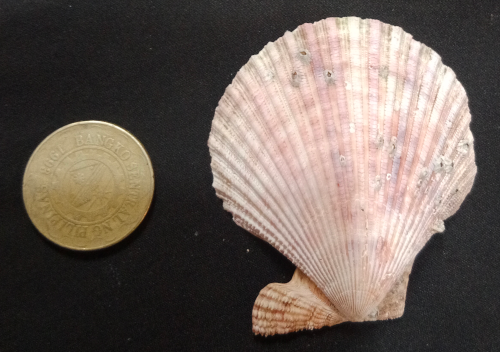
#> input picture Shell area/images/Shell001.png, 500 x 352 px
$ python Manejo_lab04.py
#> lines starting #> are read from the running program, lines starting #| are printed output that depends on the picture; after the words box and inside, x2 and y2 are one past the last pixel; in counts of white or black regions, pixels touching at a corner belong together
import cv2
import numpy as np
import matplotlib.pyplot as plt

# Preprocess the image
def process_image(img):

    gray_image = cv2.cvtColor(img, cv2.COLOR_BGR2GRAY)
    gray_image = cv2.equalizeHist(gray_image)

    # Apply CLAHE (Contrast Limited Adaptive Histogram Equalization)
    clahe = cv2.createCLAHE(clipLimit=2.0, tileGridSize=(3,3))
    gray_image = clahe.apply(gray_image)

    # Apply Gaussian blur
    blurred_image = cv2.GaussianBlur(gray_image, (13, 13), 13)

    # Apply binary thresholding
    _, binary_image = cv2.threshold(blurred_image, 0, 255, cv2.THRESH_BINARY + cv2.THRESH_OTSU)

    edged_image = cv2.Canny(binary_image, 50, 200)
    edged_image = cv2.morphologyEx(edged_image, cv2.MORPH_CLOSE, (3,3))

    return edged_image

# Conversion function from mm² to inch²
def mm_to_inches(area_mm2):
    return area_mm2 / (25.4 ** 2)

# Function for showing the detected edges in the image
def show_images(images, titles):
    n = len(images)
    fig, axes = plt.subplots(1, n, figsize=(15, 5))

    for i in range(n):
        axes[i].imshow(images[i], cmap='gray')
        axes[i].set_title(titles[i])
        axes[i].axis('off')

    # Show the plot
    plt.tight_layout()
    plt.show()

def compute_area(images, coin_diameter):

    # for visualization purposes
    processed_images = []
    titles = []

    # Iterate through the shells
    for idx, shell_img in enumerate(images):

        # Keep a copy of the original image for visualization
        original_image = shell_img.copy()

        processed_image = process_image(shell_img)

        # Get contours
        contours_list, _ = cv2.findContours(processed_image, cv2.RETR_EXTERNAL, cv2.CHAIN_APPROX_SIMPLE)

        # Sort contours by area, largest first
        contours_list = sorted(contours_list, key=cv2.contourArea, reverse=True)

        # draw contours
        cv2.drawContours(original_image, contours_list, 0, (255, 0, 255), 3)
        cv2.drawContours(original_image, contours_list, 1, (0, 255, 0), 3)

        # find contour and area
        coin_contour = contours_list[1]
        shell_contour = contours_list[0]

        # Find the diameter of the coin in pixels
        _, radius = cv2.minEnclosingCircle(coin_contour)
        coin_diameter_pixels = 2 * radius

        # Compute the area ratio based on the coin diameter
        # The scale factor
        area_ratio = (coin_diameter / coin_diameter_pixels) ** 2

        # Get area of shell in pixels
        shell_area = cv2.contourArea(shell_contour)

        # PRINTING OUPUT
        print(f"\nShell {idx + 1}")
        print("Number of Contours found = " + str(len(contours_list)))

        # Calculate the real area of the shell in mm²
        real_area_mm2 = shell_area * area_ratio
        real_area_mm2 = round(real_area_mm2, 2)
        print(f"Shell area in mm²: {real_area_mm2} mm²")

        # Convert real area from mm² to inches²
        real_area_in2 = mm_to_inches(real_area_mm2)
        real_area_in2 = round(real_area_in2, 2)
        print(f"Shell area in inches²: {real_area_in2} in²")

        processed_images.append(original_image)
        titles.append(f"Shell {idx + 1}")

    show_images(processed_images, titles)

shell1 = cv2.imread('images/Shell001.png')
#> shell1 is the input picture: shape (352, 500, 3); mean B, G, R 88.3, 95.9, 107.7
shell2 = cv2.imread('images/Shell002.png')
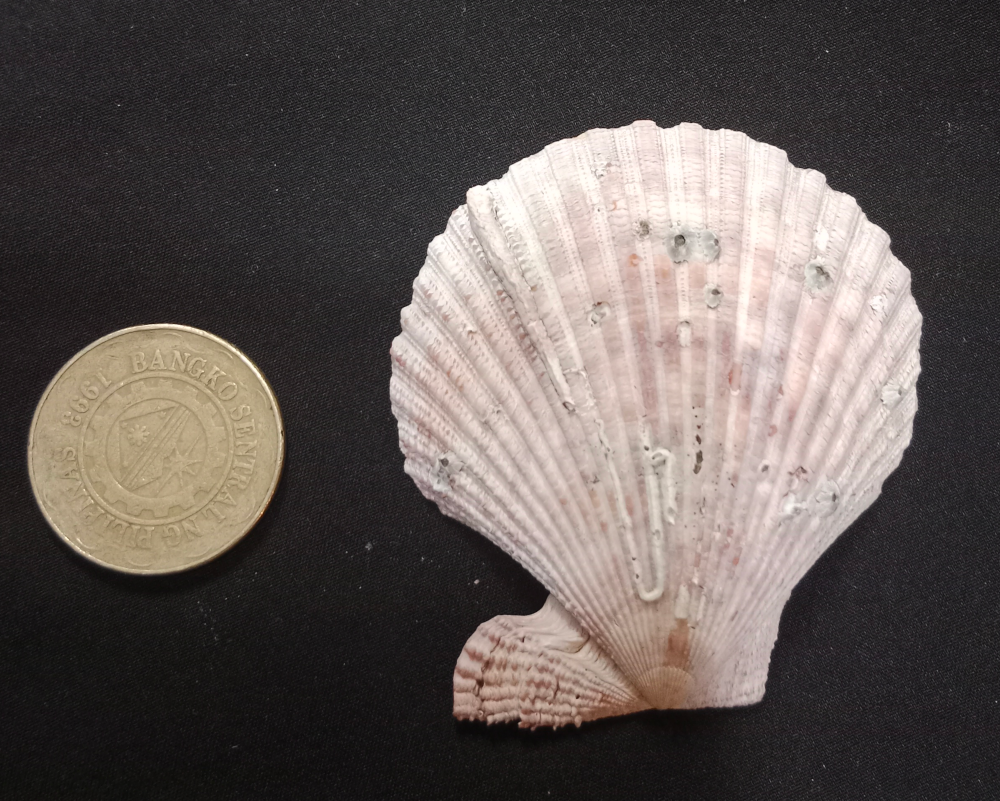
#> input picture Shell area/images/Shell002.png, 1000 x 801 px
#> shell2 is the input picture: shape (801, 1000, 3); mean B, G, R 85.1, 88.5, 96.8
shell3 = cv2.imread('images/Shell003.png')

# reference coin
coin_diameter = 26.76

# List of shell images
shell_images = [shell1, shell2, shell3]

compute_area(shell_images, coin_diameter)
#> the loop in compute_area, `for idx, shell_img in enumerate(images):` made 3 passes
#> shell_img on pass 3: None
#| Shell 1
#| Number of Contours found = 3
#| Shell area in mm²: 2381.24 mm²
#| Shell area in inches²: 3.69 in²
#| Shell 2
#| Number of Contours found = 2
#| Shell area in mm²: 2441.72 mm²
#| Shell area in inches²: 3.78 in²
#> pass 1, in process_image, `gray_image = cv2.cvtColor(img, cv2.COLOR_BGR2GRAY)`:
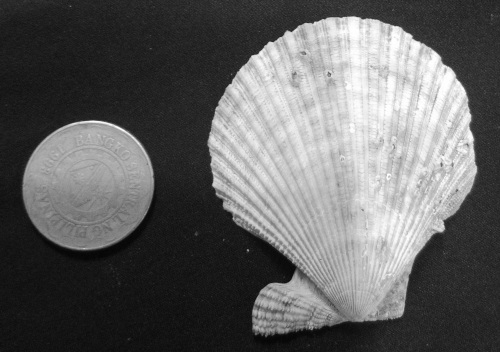
#> gray_image: shape (352, 500); min 5, max 254, mean 98.6
#> pass 1, in process_image, `gray_image = cv2.equalizeHist(gray_image)`:
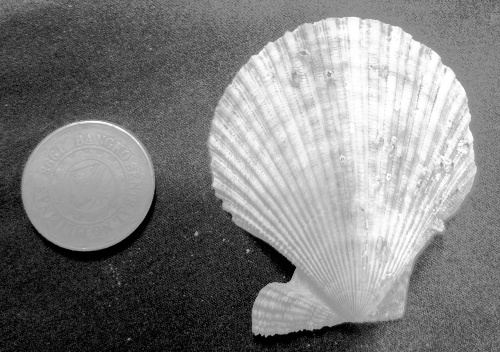
#> gray_image: shape (352, 500); min 0, max 255, mean 128.8
#> pass 1, in process_image, `gray_image = clahe.apply(gray_image)`:
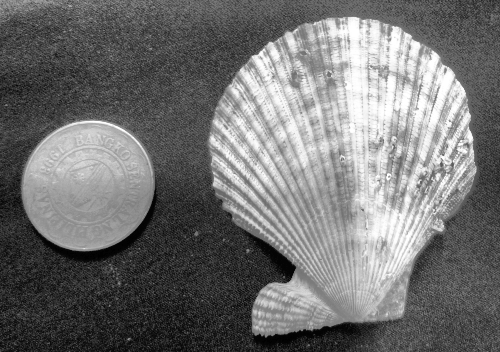
#> gray_image: shape (352, 500); min 1, max 255, mean 114.5
#> pass 1, in process_image, `blurred_image = cv2.GaussianBlur(gray_image, (13, 13), 13)`:
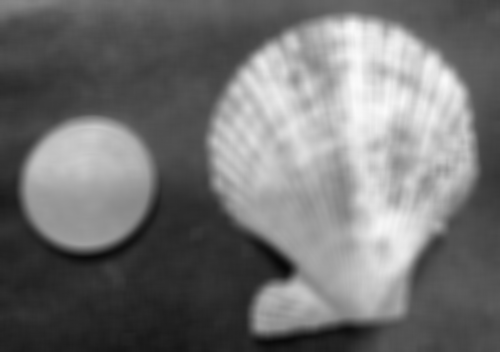
#> blurred_image: shape (352, 500); min 8, max 250, mean 114.5
#> after the loop in compute_area, `for idx, shell_img in enumerate(images):`:
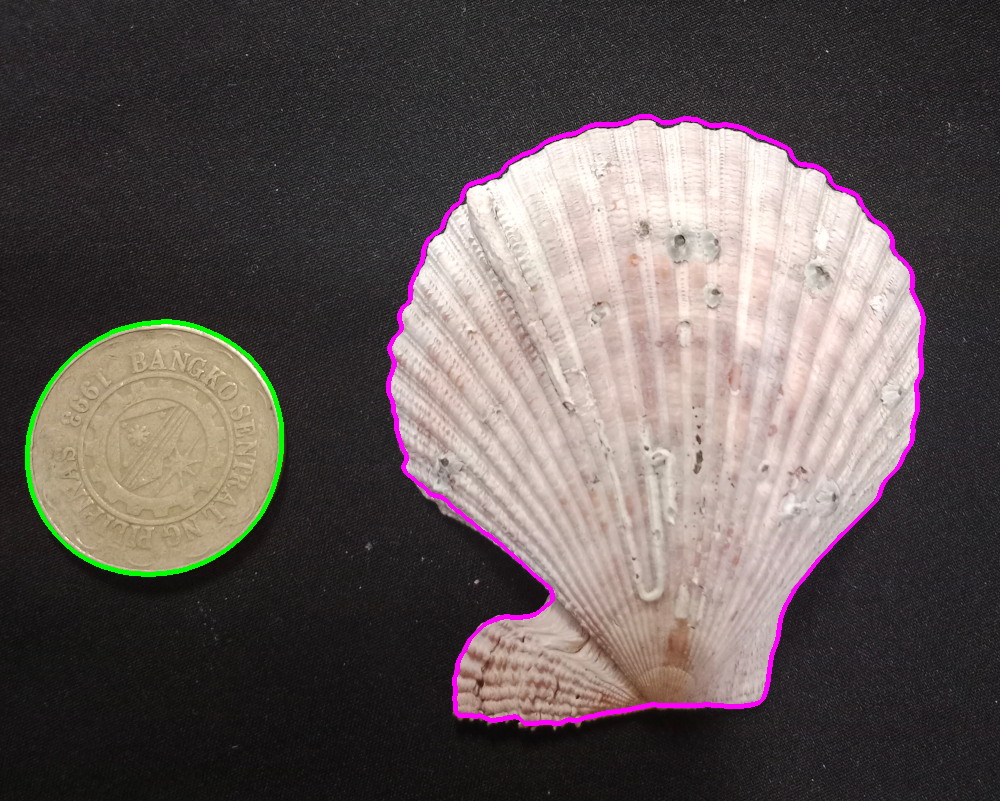
#> original_image: shape (801, 1000, 3); mean B, G, R 86.7, 88.3, 98.1
#> after the loop in compute_area, `for idx, shell_img in enumerate(images):`:
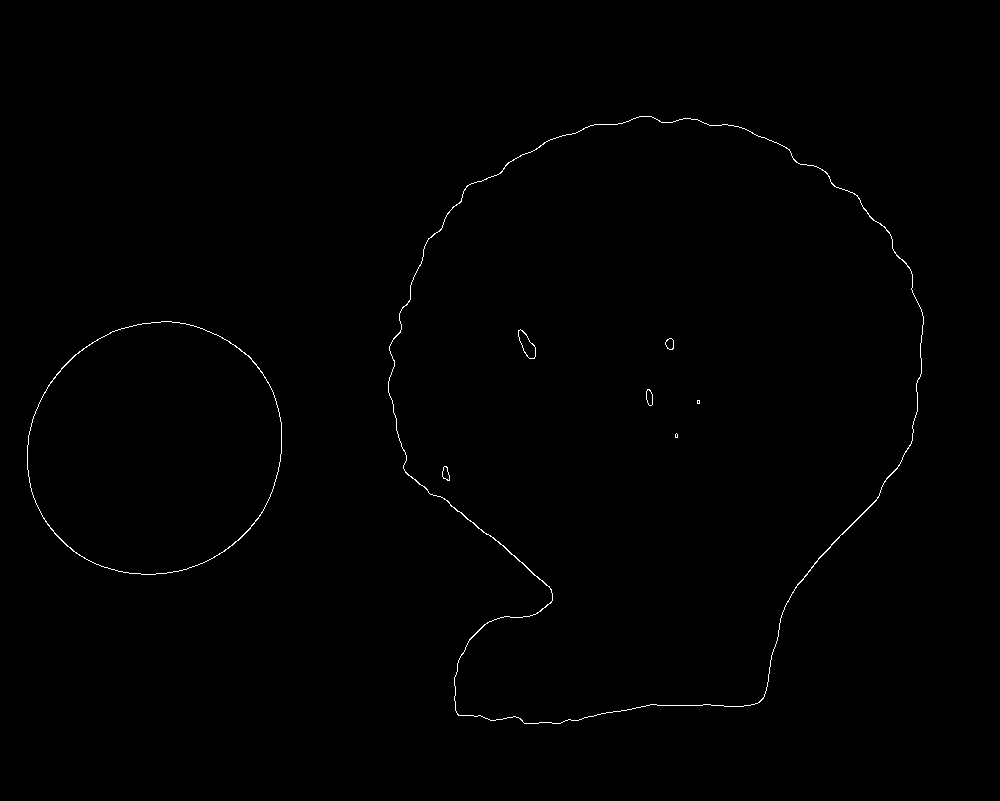
#> processed_image: shape (801, 1000); 0.39% white in thin lines or dots, all inside (x1, y1, x2, y2) = (27, 116, 924, 724)
#> after the loop in compute_area, `for idx, shell_img in enumerate(images):`: processed_images = 2 items; titles = ['Shell 1', 'Shell 2']
#> (the run stopped early here; a loop or call above may not have finished)
